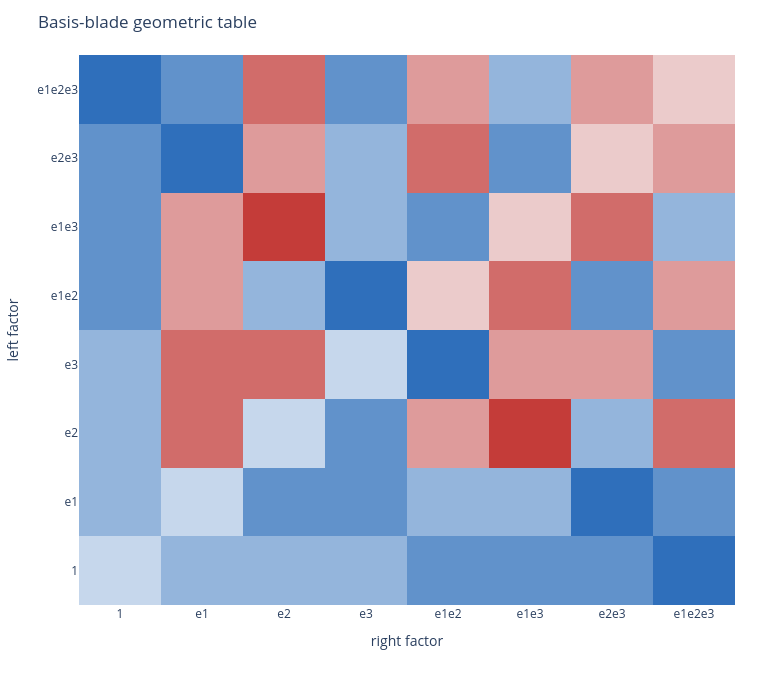

Notebook code cell kept with this figure:
### Markdown cell above
## Product Matrices From Structure Coefficients

Now we turn from unary operations to bilinear products. The geometric product is linear in each argument. If the left argument `A` is fixed, the function `B -> A * B` is a linear map, so it has a matrix in our chosen basis. The matrix entries are assembled from basis-blade products. For every left basis blade `L_k` and right basis blade `L_j`, the product contributes one or more output basis blades with scalar coefficients. Those coefficients are the structure coefficients.

For an orthonormal Euclidean metric, a basis-blade geometric product has one output blade with coefficient `+1` or `-1`. For a non-diagonal metric, a basis-blade product can expand into several terms. The helper supports both, so the matrix assembly rule stays the same: loop over left slots, loop over right slots, multiply basis blades, and add the weighted coefficient to the output row.

The following worked example compares two paths: `M_A @ B`, where `M_A` is the geometric product matrix for `A`, and direct sparse distribution over nonzero basis blades. They must agree coordinate by coordinate. The product table is saved as interactive HTML so you can hover over any basis-basis entry.

### Code cell
B = (
    -0.4 * algebra.scalar(1.0)
    + 1.1 * algebra.basis_dense(0b010)
    + 0.8 * algebra.basis_dense(0b100)
    - 0.6 * algebra.basis_dense(0b011)
    + 0.25 * algebra.basis_dense(0b110)
)

gp_matrix = algebra.left_operator_matrix(A, kind="geometric")
gp_matrix_result = gp_matrix @ B
gp_sparse_result = algebra.dense_product(A, B, kind="geometric")
assert np.allclose(gp_matrix_result, gp_sparse_result)

product_table_path = save_plotly_html(
    product_table_figure(algebra, kind="geometric"),
    FIGURES / "geometric-product-table.html",
)
gp_matrix_path = save_plotly_html(
    operator_heatmap_figure(algebra, gp_matrix, title="Geometric product matrix for A"),
    FIGURES / "geometric-product-matrix-for-A.html",
)
product_report = {
    "A": algebra.coefficient_rows(A),
    "B": algebra.coefficient_rows(B),
    "A_times_B": algebra.coefficient_rows(gp_sparse_result),
    "matrix_density": matrix_density(gp_matrix),
}
product_report_path = save_json(product_report, TABLES / "geometric-product-worked-example.json")

display(Markdown(markdown_table(product_report["A_times_B"], ["index", "label", "grade", "coefficient"])))
print(rel(product_table_path))
print(rel(gp_matrix_path))
print(rel(product_report_path))
product_table_figure(algebra, kind="geometric")

### Figure 1 — Plotly figure (JSON) as saved in the notebook; plotly's stock layout.template omitted (floating-point values rounded to 4 significant figures)
{"data": [{"colorscale": [[0.0, "#c43c39"], [0.5, "#f8fafc"], [1.0, "#2f6fbb"]], "customdata": [["1 geometric 1 = 1", "1 geometric e1 = e1", "1 geometric e2 = e2", "1 geometric e3 = e3", "1 geometric e1e2 = e1e2", "1 geometric e1e3 = e1e3", "1 geometric e2e3 = e2e3", "1 geometric e1e2e3 = e1e2e3"], ["e1 geometric 1 = e1", "e1 geometric e1 = 1", "e1 geometric e2 = e1e2", "e1 geometric e3 = e1e3", "e1 geometric e1e2 = e2", "e1 geometric e1e3 = e3", "e1 geometric e2e3 = e1e2e3", "e1 geometric e1e2e3 = e2e3"], ["e2 geometric 1 = e2", "e2 geometric e1 = -e1e2", "e2 geometric e2 = 1", "e2 geometric e3 = e2e3", "e2 geometric e1e2 = -e1", "e2 geometric e1e3 = -e1e2e3", "e2 geometric e2e3 = e3", "e2 geometric e1e2e3 = -e1e3"], ["e3 geometric 1 = e3", "e3 geometric e1 = -e1e3", "e3 geometric e2 = -e2e3", "e3 geometric e3 = 1", "e3 geometric e1e2 = e1e2e3", "e3 geometric e1e3 = -e1", "e3 geometric e2e3 = -e2", "e3 geometric e1e2e3 = e1e2"], ["e1e2 geometric 1 = e1e2", "e1e2 geometric e1 = -e2", "e1e2 geometric e2 = e1", "e1e2 geometric e3 = e1e2e3", "e1e2 geometric e1e2 = -1", "e1e2 geometric e1e3 = -e2e3", "e1e2 geometric e2e3 = e1e3", "e1e2 geometric e1e2e3 = -e3"], ["e1e3 geometric 1 = e1e3", "e1e3 geometric e1 = -e3", "e1e3 geometric e2 = -e1e2e3", "e1e3 geometric e3 = e1", "e1e3 geometric e1e2 = e2e3", "e1e3 geometric e1e3 = -1", "e1e3 geometric e2e3 = -e1e2", "e1e3 geometric e1e2e3 = e2"], ["e2e3 geometric 1 = e2e3", "e2e3 geometric e1 = e1e2e3", "e2e3 geometric e2 = -e3", "e2e3 geometric e3 = e2", "e2e3 geometric e1e2 = -e1e3", "e2e3 geometric e1e3 = e1e2", "e2e3 geometric e2e3 = -1", "e2e3 geometric e1e2e3 = -e1"], ["e1e2e3 geometric 1 = e1e2e3", "e1e2e3 geometric e1 = e2e3", "e1e2e3 geometric e2 = -e1e3", "e1e2e3 geometric e3 = e1e2", "e1e2e3 geometric e1e2 = -e3", "e1e2e3 geometric e1e3 = e2", "e1e2e3 geometric e2e3 = -e1", "e1e2e3 geometric e1e2e3 = -1"]], "hovertemplate": "%{customdata}<extra></extra>", "showscale": false, "type": "heatmap", "x": ["1", "e1", "e2", "e3", "e1e2", "e1e3", "e2e3", "e1e2e3"], "y": ["1", "e1", "e2", "e3", "e1e2", "e1e3", "e2e3", "e1e2e3"], "z": [[1.0, 2.0, 2.0, 2.0, 3.0, 3.0, 3.0, 4.0], [2.0, 1.0, 3.0, 3.0, 2.0, 2.0, 4.0, 3.0], [2.0, -3.0, 1.0, 3.0, -2.0, -4.0, 2.0, -3.0], [2.0, -3.0, -3.0, 1.0, 4.0, -2.0, -2.0, 3.0], [3.0, -2.0, 2.0, 4.0, -1.0, -3.0, 3.0, -2.0], [3.0, -2.0, -4.0, 2.0, 3.0, -1.0, -3.0, 2.0], [3.0, 4.0, -2.0, 2.0, -3.0, 3.0, -1.0, -2.0], [4.0, 3.0, -3.0, 3.0, -2.0, 2.0, -2.0, -1.0]]}], "layout": {"height": 680, "margin": {"b": 75, "l": 75, "r": 25, "t": 55}, "title": {"text": "Basis-blade geometric table"}, "width": 760, "xaxis": {"title": {"text": "right factor"}}, "yaxis": {"title": {"text": "left factor"}}}}
